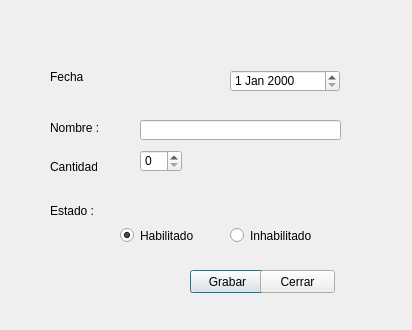
<?xml version="1.0" encoding="UTF-8"?>
<ui version="4.0">
 <class>FrmActualizarLotes</class>
 <widget class="QDialog" name="FrmActualizarLotes">
  <property name="geometry">
   <rect>
    <x>0</x>
    <y>0</y>
    <width>412</width>
    <height>330</height>
   </rect>
  </property>
  <property name="windowTitle">
   <string>Dialog</string>
  </property>
  <widget class="QRadioButton" name="habilitad">
   <property name="geometry">
    <rect>
     <x>120</x>
     <y>220</y>
     <width>91</width>
     <height>31</height>
    </rect>
   </property>
   <property name="text">
    <string>Habilitado</string>
   </property>
   <property name="checked">
    <bool>true</bool>
   </property>
  </widget>
  <widget class="QRadioButton" name="inhabilitad">
   <property name="geometry">
    <rect>
     <x>230</x>
     <y>220</y>
     <width>101</width>
     <height>31</height>
    </rect>
   </property>
   <property name="text">
    <string>Inhabilitado</string>
   </property>
  </widget>
  <widget class="QLabel" name="label">
   <property name="geometry">
    <rect>
     <x>50</x>
     <y>120</y>
     <width>51</width>
     <height>16</height>
    </rect>
   </property>
   <property name="text">
    <string>Nombre :</string>
   </property>
  </widget>
  <widget class="QLabel" name="label_2">
   <property name="geometry">
    <rect>
     <x>50</x>
     <y>200</y>
     <width>51</width>
     <height>21</height>
    </rect>
   </property>
   <property name="text">
    <string>Estado :</string>
   </property>
  </widget>
  <widget class="QPushButton" name="Grab">
   <property name="geometry">
    <rect>
     <x>190</x>
     <y>270</y>
     <width>75</width>
     <height>23</height>
    </rect>
   </property>
   <property name="text">
    <string>Grabar</string>
   </property>
  </widget>
  <widget class="QPushButton" name="Cerr">
   <property name="geometry">
    <rect>
     <x>260</x>
     <y>270</y>
     <width>75</width>
     <height>23</height>
    </rect>
   </property>
   <property name="text">
    <string>Cerrar</string>
   </property>
  </widget>
  <widget class="QLineEdit" name="txtN">
   <property name="geometry">
    <rect>
     <x>140</x>
     <y>120</y>
     <width>201</width>
     <height>20</height>
    </rect>
   </property>
  </widget>
  <widget class="QLabel" name="label_3">
   <property name="geometry">
    <rect>
     <x>50</x>
     <y>160</y>
     <width>47</width>
     <height>13</height>
    </rect>
   </property>
   <property name="text">
    <string>Cantidad</string>
   </property>
  </widget>
  <widget class="QSpinBox" name="Cant">
   <property name="geometry">
    <rect>
     <x>140</x>
     <y>150</y>
     <width>42</width>
     <height>22</height>
    </rect>
   </property>
  </widget>
  <widget class="QDateEdit" name="Fech">
   <property name="geometry">
    <rect>
     <x>230</x>
     <y>70</y>
     <width>110</width>
     <height>22</height>
    </rect>
   </property>
  </widget>
  <widget class="QLabel" name="label_4">
   <property name="geometry">
    <rect>
     <x>50</x>
     <y>70</y>
     <width>47</width>
     <height>13</height>
    </rect>
   </property>
   <property name="text">
    <string>Fecha</string>
   </property>
  </widget>
 </widget>
 <resources/>
 <connections/>
</ui>
